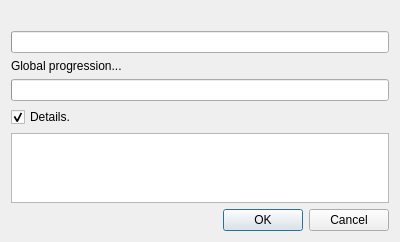
<?xml version="1.0" encoding="UTF-8"?>
<ui version="4.0">
 <class>ProgressDialog</class>
 <widget class="QDialog" name="ProgressDialog">
  <property name="geometry">
   <rect>
    <x>0</x>
    <y>0</y>
    <width>400</width>
    <height>238</height>
   </rect>
  </property>
  <layout class="QVBoxLayout" name="verticalLayout">
   <item>
    <layout class="QHBoxLayout" name="horizontalLayout">
     <item>
      <widget class="QLabel" name="lCurrentInformations">
       <property name="sizePolicy">
        <sizepolicy hsizetype="Expanding" vsizetype="Preferred">
         <horstretch>0</horstretch>
         <verstretch>0</verstretch>
        </sizepolicy>
       </property>
      </widget>
     </item>
     <item>
      <widget class="QLabel" name="lCurrentRemaining">
       <property name="sizePolicy">
        <sizepolicy hsizetype="Maximum" vsizetype="Preferred">
         <horstretch>0</horstretch>
         <verstretch>0</verstretch>
        </sizepolicy>
       </property>
      </widget>
     </item>
    </layout>
   </item>
   <item>
    <widget class="QProgressBar" name="pbCurrent"/>
   </item>
   <item>
    <widget class="QLabel" name="lGlobalInformations">
     <property name="text">
      <string>Global progression...</string>
     </property>
    </widget>
   </item>
   <item>
    <widget class="QProgressBar" name="pbGlobal"/>
   </item>
   <item>
    <widget class="QCheckBox" name="cbDetails">
     <property name="text">
      <string>Details.</string>
     </property>
     <property name="checked">
      <bool>true</bool>
     </property>
    </widget>
   </item>
   <item>
    <widget class="QPlainTextEdit" name="pteErrors">
     <property name="tabChangesFocus">
      <bool>true</bool>
     </property>
     <property name="undoRedoEnabled">
      <bool>false</bool>
     </property>
     <property name="readOnly">
      <bool>true</bool>
     </property>
     <property name="tabStopDistance">
      <number>40</number>
     </property>
    </widget>
   </item>
   <item>
    <widget class="QDialogButtonBox" name="dbbButtons">
     <property name="standardButtons">
      <set>QDialogButtonBox::Cancel|QDialogButtonBox::Ok</set>
     </property>
    </widget>
   </item>
  </layout>
 </widget>
 <resources/>
 <connections>
  <connection>
   <sender>cbDetails</sender>
   <signal>toggled(bool)</signal>
   <receiver>pteErrors</receiver>
   <slot>setVisible(bool)</slot>
   <hints>
    <hint type="sourcelabel">
     <x>55</x>
     <y>105</y>
    </hint>
    <hint type="destinationlabel">
     <x>47</x>
     <y>130</y>
    </hint>
   </hints>
  </connection>
 </connections>
</ui>
